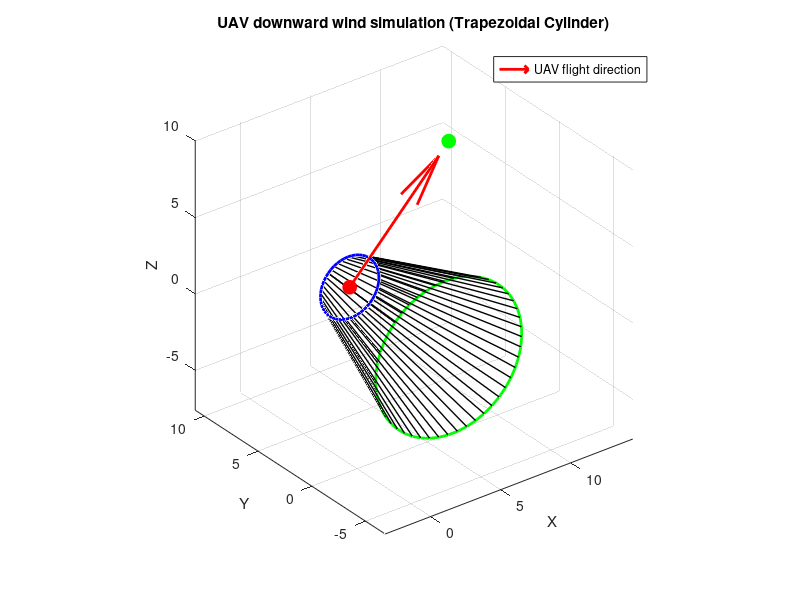

The MATLAB source for this figure:
clc;
clear all;
close all;

x = 1; 
y = 2; 
z = 3; 

pitch = deg2rad(45);
q = [cos(pitch/2), 0, sin(pitch/2), 0];

% directions = [2 * (q(1) * q(4) + q(2) * q(3));
%               2 * (q(2) * q(4) - q(1) * q(3));
%               1 - 2 * (q(4)^2 + q(2)^2)];


qw = q(1);
qx = q(2);
qy = q(3);
qz = q(4);

% Compute the direction vector from the quaternion
directions = [2 * (qx .* qz + qw .* qy);
              2 * (qy .* qz - qw .* qx);
              1 - 2 * (qx.^2 + qy.^2)];

scale_factor = 10;
directions_scaled = scale_factor * directions;

r = 2; 
R = 5; 
h = 10; 

theta = linspace(0, 2*pi, 50);

% Calculate the rotation matrix from the direction vector
v = directions_scaled / norm(directions_scaled);
v0 = [0; 0; 1];  % Original direction (along x-axis)

% Calculate the axis of rotation
axis_of_rotation = cross(v0, v);
axis_of_rotation = axis_of_rotation / norm(axis_of_rotation);

% Calculate the angle of rotation
angle_of_rotation = acos(dot(v0, v));

% Rotation matrix using Rodrigues' rotation formula
K = [0 -axis_of_rotation(3) axis_of_rotation(2);
     axis_of_rotation(3) 0 -axis_of_rotation(1);
     -axis_of_rotation(2) axis_of_rotation(1) 0];

R_matrix = eye(3) + sin(angle_of_rotation) * K + (1 - cos(angle_of_rotation)) * (K^2);

% Rotate the circle points
yc1_rot = R_matrix * [zeros(1, length(theta)); r * cos(theta); r * sin(theta)];
yc2_rot = R_matrix * [h * ones(1, length(theta)); R * cos(theta); R * sin(theta)];

% Create the 3D plot
figure;
quiver3(x, y, z, directions_scaled(1), directions_scaled(2), directions_scaled(3), 'r', 'LineWidth', 2);

hold on;

% Plot the circles at the two ends
plot3(x + yc1_rot(1, :), y + yc1_rot(2, :), z + yc1_rot(3, :), 'b-', 'LineWidth', 2); % Smaller circle
plot3(x + yc2_rot(1, :), y + yc2_rot(2, :), z + yc2_rot(3, :), 'g-', 'LineWidth', 2); % Larger circle

% Plot the sides of the trapezoidal cylinder
for i = 1:length(theta)
    plot3([x + yc1_rot(1, i), x + yc2_rot(1, i)], [y + yc1_rot(2, i), y + yc2_rot(2, i)], [z + yc1_rot(3, i), z + yc2_rot(3, i)], 'k-', 'LineWidth', 1);
end

% Plot the center points for0000000000000000000000000000000000000000000000000000000 reference
plot3(x, y, z, 'ro', 'MarkerSize', 10, 'MarkerFaceColor', 'r'); % Center point of smaller circle
plot3(x + h * v(1), y + h * v(2), z + h * v(3), 'go', 'MarkerSize', 10, 'MarkerFaceColor', 'g'); % Center point of larger circle

% Axis labels and title
xlabel('X');
ylabel('Y');
zlabel('Z');
title('UAV downward wind simulation (Trapezoidal Cylinder)');
legend("UAV flight direction")
grid on;
axis equal;
view(3);
hold off;